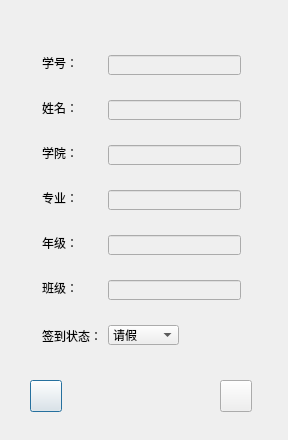
<?xml version="1.0" encoding="UTF-8"?>
<ui version="4.0">
 <class>StuSign</class>
 <widget class="QDialog" name="StuSign">
  <property name="geometry">
   <rect>
    <x>0</x>
    <y>0</y>
    <width>288</width>
    <height>440</height>
   </rect>
  </property>
  <property name="windowTitle">
   <string>修改签到状态</string>
  </property>
  <widget class="QLabel" name="label">
   <property name="geometry">
    <rect>
     <x>42</x>
     <y>328</y>
     <width>60</width>
     <height>16</height>
    </rect>
   </property>
   <property name="text">
    <string>签到状态：</string>
   </property>
  </widget>
  <widget class="QComboBox" name="comboBox">
   <property name="geometry">
    <rect>
     <x>108</x>
     <y>325</y>
     <width>71</width>
     <height>20</height>
    </rect>
   </property>
   <item>
    <property name="text">
     <string>请假</string>
    </property>
   </item>
   <item>
    <property name="text">
     <string>缺勤</string>
    </property>
   </item>
   <item>
    <property name="text">
     <string>已签</string>
    </property>
   </item>
  </widget>
  <widget class="QLabel" name="label_2">
   <property name="geometry">
    <rect>
     <x>42</x>
     <y>100</y>
     <width>36</width>
     <height>16</height>
    </rect>
   </property>
   <property name="text">
    <string>姓名：</string>
   </property>
  </widget>
  <widget class="QLabel" name="label_5">
   <property name="geometry">
    <rect>
     <x>42</x>
     <y>280</y>
     <width>36</width>
     <height>16</height>
    </rect>
   </property>
   <property name="text">
    <string>班级：</string>
   </property>
  </widget>
  <widget class="QLabel" name="label_3">
   <property name="geometry">
    <rect>
     <x>42</x>
     <y>55</y>
     <width>36</width>
     <height>16</height>
    </rect>
   </property>
   <property name="text">
    <string>学号：</string>
   </property>
  </widget>
  <widget class="QLabel" name="label_7">
   <property name="geometry">
    <rect>
     <x>42</x>
     <y>190</y>
     <width>36</width>
     <height>16</height>
    </rect>
   </property>
   <property name="text">
    <string>专业：</string>
   </property>
  </widget>
  <widget class="QLabel" name="label_8">
   <property name="geometry">
    <rect>
     <x>42</x>
     <y>235</y>
     <width>36</width>
     <height>16</height>
    </rect>
   </property>
   <property name="text">
    <string>年级：</string>
   </property>
  </widget>
  <widget class="QLabel" name="label_6">
   <property name="geometry">
    <rect>
     <x>42</x>
     <y>145</y>
     <width>36</width>
     <height>16</height>
    </rect>
   </property>
   <property name="text">
    <string>学院：</string>
   </property>
  </widget>
  <widget class="QLineEdit" name="lineEditStuName">
   <property name="enabled">
    <bool>false</bool>
   </property>
   <property name="geometry">
    <rect>
     <x>108</x>
     <y>100</y>
     <width>133</width>
     <height>20</height>
    </rect>
   </property>
  </widget>
  <widget class="QLineEdit" name="lineEditClass">
   <property name="enabled">
    <bool>false</bool>
   </property>
   <property name="geometry">
    <rect>
     <x>108</x>
     <y>280</y>
     <width>133</width>
     <height>20</height>
    </rect>
   </property>
  </widget>
  <widget class="QLineEdit" name="lineEditStuid">
   <property name="enabled">
    <bool>false</bool>
   </property>
   <property name="geometry">
    <rect>
     <x>108</x>
     <y>55</y>
     <width>133</width>
     <height>20</height>
    </rect>
   </property>
  </widget>
  <widget class="QLineEdit" name="lineEditGrade">
   <property name="enabled">
    <bool>false</bool>
   </property>
   <property name="geometry">
    <rect>
     <x>108</x>
     <y>235</y>
     <width>133</width>
     <height>20</height>
    </rect>
   </property>
   <property name="text">
    <string/>
   </property>
  </widget>
  <widget class="QLineEdit" name="lineEditStuDept">
   <property name="enabled">
    <bool>false</bool>
   </property>
   <property name="geometry">
    <rect>
     <x>108</x>
     <y>145</y>
     <width>133</width>
     <height>20</height>
    </rect>
   </property>
  </widget>
  <widget class="QLineEdit" name="lineEditStuMajor">
   <property name="enabled">
    <bool>false</bool>
   </property>
   <property name="geometry">
    <rect>
     <x>108</x>
     <y>190</y>
     <width>133</width>
     <height>20</height>
    </rect>
   </property>
  </widget>
  <widget class="QPushButton" name="pushButtonBack">
   <property name="geometry">
    <rect>
     <x>30</x>
     <y>380</y>
     <width>32</width>
     <height>32</height>
    </rect>
   </property>
   <property name="text">
    <string/>
   </property>
   <property name="icon">
    <iconset resource="../image/image.qrc">
     <normaloff>:/new/prefix1/back.gif</normaloff>:/new/prefix1/back.gif</iconset>
   </property>
   <property name="iconSize">
    <size>
     <width>32</width>
     <height>32</height>
    </size>
   </property>
  </widget>
  <widget class="QPushButton" name="pushButtonSave">
   <property name="geometry">
    <rect>
     <x>220</x>
     <y>380</y>
     <width>32</width>
     <height>32</height>
    </rect>
   </property>
   <property name="text">
    <string/>
   </property>
   <property name="icon">
    <iconset resource="../image/image.qrc">
     <normaloff>:/new/prefix1/save.gif</normaloff>:/new/prefix1/save.gif</iconset>
   </property>
   <property name="iconSize">
    <size>
     <width>32</width>
     <height>32</height>
    </size>
   </property>
  </widget>
 </widget>
 <resources>
  <include location="../image/image.qrc"/>
 </resources>
 <connections/>
</ui>
